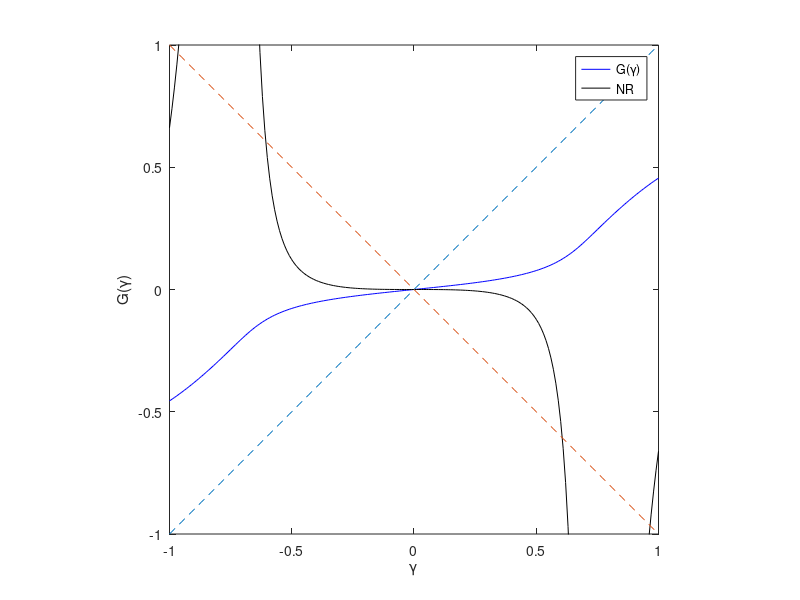
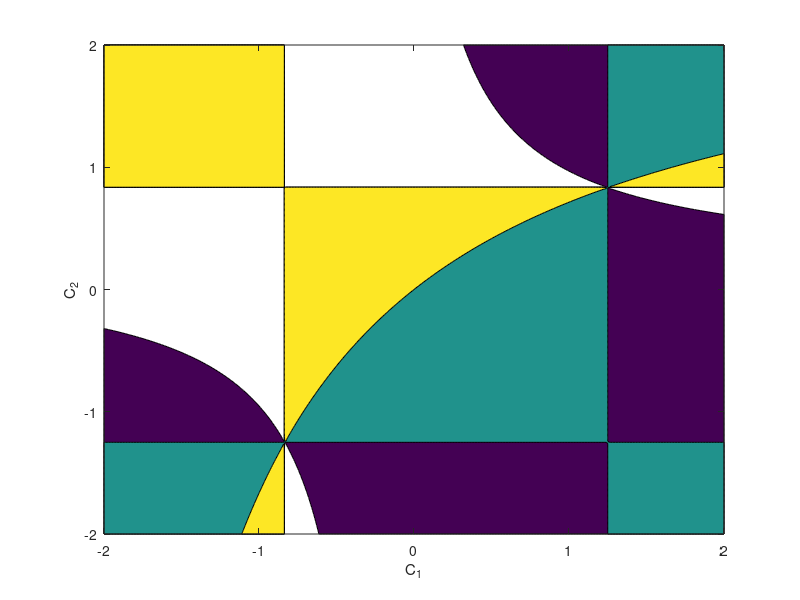

These charts were generated, in order, by the following MATLAB code:
%% Experiment 9 - testing different transmission conditions
% We should be able to change properties of the method by changing the
% transmission conditions. We will test what happens to the fixed point
% function that underlies the problem as we change these conditions.

%% Mapping G(y)

% Grid
nx = 1001;
a  =-0.2;
b  = 0.2;
x  = linspace(-1,1,nx)';
h  = x(2) - x(1);
x1 = x(x<=b); b = x1(end); l1 = length(x1);
x2 = x(x>=a); a = x2(1);   l2 = length(x2);

% Differentiation matrices
I1 = eye(l1);
I2 = eye(l2);

D11= ones(l1,1)/(2*h);
D11= [-D11 , zeros(l1,1) , D11];
D11= spdiags(D11,[-1,0,1],l1,l1);
D12= ones(l2,1)/(2*h);
D12= [-D12 , zeros(l2,1) , D12];
D12= spdiags(D12,[-1,0,1],l2,l2);

D21= ones(l1,1)/h^2;
D21= [D21, -2*D21, D21];
D21= spdiags(D21,[-1,0,1],l1,l1);
D22= ones(l2,1)/h^2;
D22= [D22, -2*D22, D22];
D22= spdiags(D22,[-1,0,1],l2,l2);

% Problem parameters
a1 = 0; b1 = 1;
a2 = 0; b2 = 1;
% c1 = 1; d1 =-5/6 + 1e-9;
% c2 = 1; d2 =-5/4 + 1e-8;
c1 = 0; d1 = 1;
c2 = 0; d2 = 1;

A  = 8;
BCL= 0;
BCR= 0;

% Jacobian BCs
J1BC = sparse([1,1,1,2,2,2],[1,2,3,l1-2,l1-1,l1],...
    [-3*a1/(2*h) + b1,4*a1/(2*h),-a1/(2*h),c1/(2*h),-4*c1/(2*h),3*c1/(2*h)+d1],2,l1);
J2BC = sparse([1,1,1,2,2,2],[1,2,3,l2-2,l2-1,l2],...
    [-3*c2/(2*h) + d2,4*c2/(2*h),-c2/(2*h),a2/(2*h),-4*a2/(2*h),3*a2/(2*h)+b2],2,l2);

% Initialization
yy = -1:0.01:1;
nonlinsolves = 50;
G  = zeros(size(yy));
Gp = G;
N  = G;

% Map
for k = 1:length(yy)
    u1 = ones(size(x1));
    u2 = ones(size(x2));
    
    % 1st domain
    for i=1:nonlinsolves
%         F1 = D21*u1 - u1 .* (D11 * u1);
%         J1 = D21 - spdiags(u1,0,l1,l1)*D11 - spdiags(D11*u1,0,l1,l1);
%         F1 = D21*u1 - u1.^A;
%         J1 = D21 - spdiags(A*u1.^(A-1),0,l1,l1);
        F1 = D21*u1 - sin(A*u1);
        J1 = D21 - spdiags(A*cos(A*u1),0,l1,l1);
        J1 = [J1BC(1,:);J1(2:end-1,:);J1BC(2,:)];
        F1(1) = J1BC(1,:)*u1 - BCL; F1(end) = J1BC(2,:)*u1 - yy(k);
        u1 = u1 - J1 \ F1;
    end
    u1a= c2*D11(x1==a,:)*u1 + d2*u1(x1==a);
    g1 = J1 \ [ zeros(l1-1,1); 1];
    g1a= c2*D11(x1==a,:)*g1 + d2*g1(x1==a);
    
    % 2nd domain
    for i=1:nonlinsolves
%         F2 = D22*u2 - u2 .* (D12*u2);
%         J2 = D22 - spdiags(u2,0,l2,l2)*D12 - spdiags(D12*u2,0,l2,l2);
%         F2 = D22*u2 - u2.^A;
%         J2 = D22 - spdiags(A*u2.^(A-1),0,l2,l2);
        F2 = D22*u2 - sin(A*u2);
        J2 = D22 - spdiags(A*cos(A*u2),0,l2,l2);
        J2 = [J2BC(1,:);J2(2:end-1,:);J2BC(2,:)];
        F2(1) = J2BC(1,:)*u2 - u1a; F2(end) = J2BC(2,:)*u2 - BCR;
        u2 = u2 - J2 \ F2;
    end
    u2b= c1*D12(x2==b,:)*u2 + d1*u2(x2==b);
    g2 = J2 \ [ g1a; zeros(l2-1,1)];
    g2b= c1*D12(x2==b,:)*g2 + d1*g2(x2==b);
    
    G(k) = u2b;
    Gp(k)= g2b;
    N(k) = yy(k) - (u2b - yy(k))/(g2b - 1);
    
end

figure(1)
plot(yy,G,'b',yy,N,'k',yy,yy,'--',yy,-yy,'--')%,'Linewidth',2)
axis([-1,1,-1,1])
axis square
xlabel('\gamma')
ylabel('G(\gamma)')
legend('G(\gamma)','NR')
% set(gca,'linewidth',2,'fontsize',26)

xx = -1:0.01:1;
C  = -10:0.5:10;
yC = bsxfun(@times,C',sqrt(abs(xx))); yC = bsxfun(@plus,xx,yC);

figure(2)
plot(yy,G,'b',xx,yC,'k')%,'linewidth',2)
axis([-1,1,-1,1])
axis square
xlabel('\gamma')
ylabel('G(\gamma)')
% set(gca,'linewidth',2,'fontsize',26)

%% Map of possible angles for uxx=0 and Robin transmission conditions

xx = -2:1e-2:2;
yy = xx';

G1 = (1+0.8*yy)./(1-1.2*yy);
G2 = (1-0.8*xx)./(1+1.2*xx);
G  = bsxfun(@times,G1,G2);

contourf(xx,yy,G,[-1 0 1])
xlabel('C_1')
ylabel('C_2')